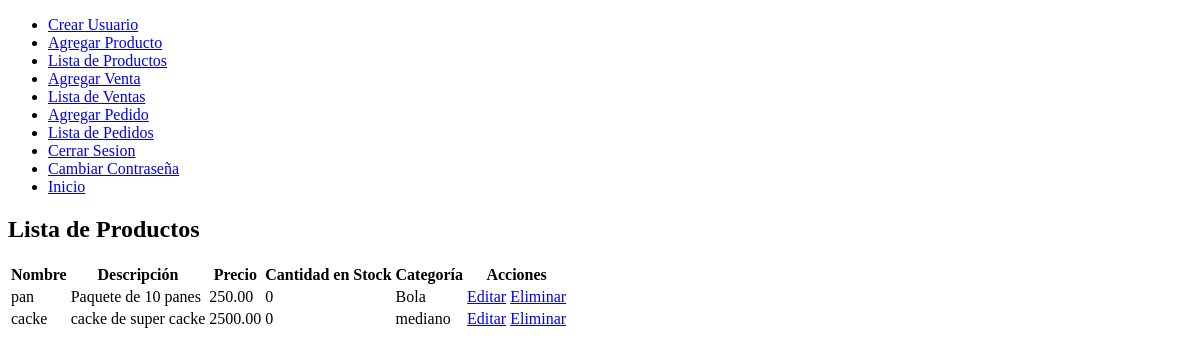
Page /lista_productos/ (signed in) on the earlier database version.
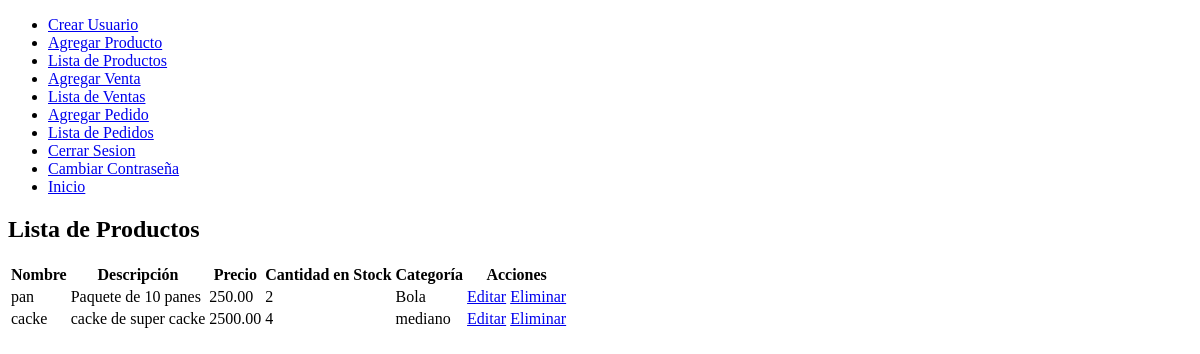
Same page on the later database version.
### app/models.py (models this page shows, shortened)
class Producto(models.Model):
    nombre = models.CharField(max_length=255)
    descripcion = models.TextField()
    precio_venta = models.DecimalField(max_digits=10, decimal_places=2)
    cantidad_stock = models.PositiveIntegerField(default=0)
    categoria = models.CharField(max_length=100, null=True, blank=True)

### app/views.py (the view)
# urls.py: path('lista_productos/', views.lista_productos, name='lista_productos'),
@login_required
def lista_productos(request):
    productos = Producto.objects.all()  # Obtener todos los productos
    return render(request, 'lista_productos.html', {'productos': productos})

### punto_de_venta/templates/lista_productos.html
{% extends 'base.html' %}
{% block content %}
  <h2>Lista de Productos</h2>
  <table>
    <thead>
      <tr>
        <th>Nombre</th>
        <th>Descripción</th>
        <th>Precio</th>
        <th>Cantidad en Stock</th>
        <th>Categoría</th>
        <th>Acciones</th>
      </tr>
    </thead>
    <tbody>
      {% for producto in productos %}
        <tr>
          <td>{{ producto.nombre }}</td>
          <td>{{ producto.descripcion }}</td>
          <td>{{ producto.precio_venta }}</td>
          <td>{{ producto.cantidad_stock }}</td>
          <td>{{ producto.categoria }}</td>
          <td>
            <a href="{% url 'editar_producto' producto.id %}" class="btn btn-primary">Editar</a>
            <a href="{% url 'eliminar_producto' producto.id %}" class="btn btn-danger">Eliminar</a>
          </td>
        </tr>
      {% endfor %}
    </tbody>
  </table>
{% endblock %}

Differences in the rows shown:
changed Producto "pan": cantidad_stock "0" → "2"
changed Producto "cacke": cantidad_stock "0" → "4"
